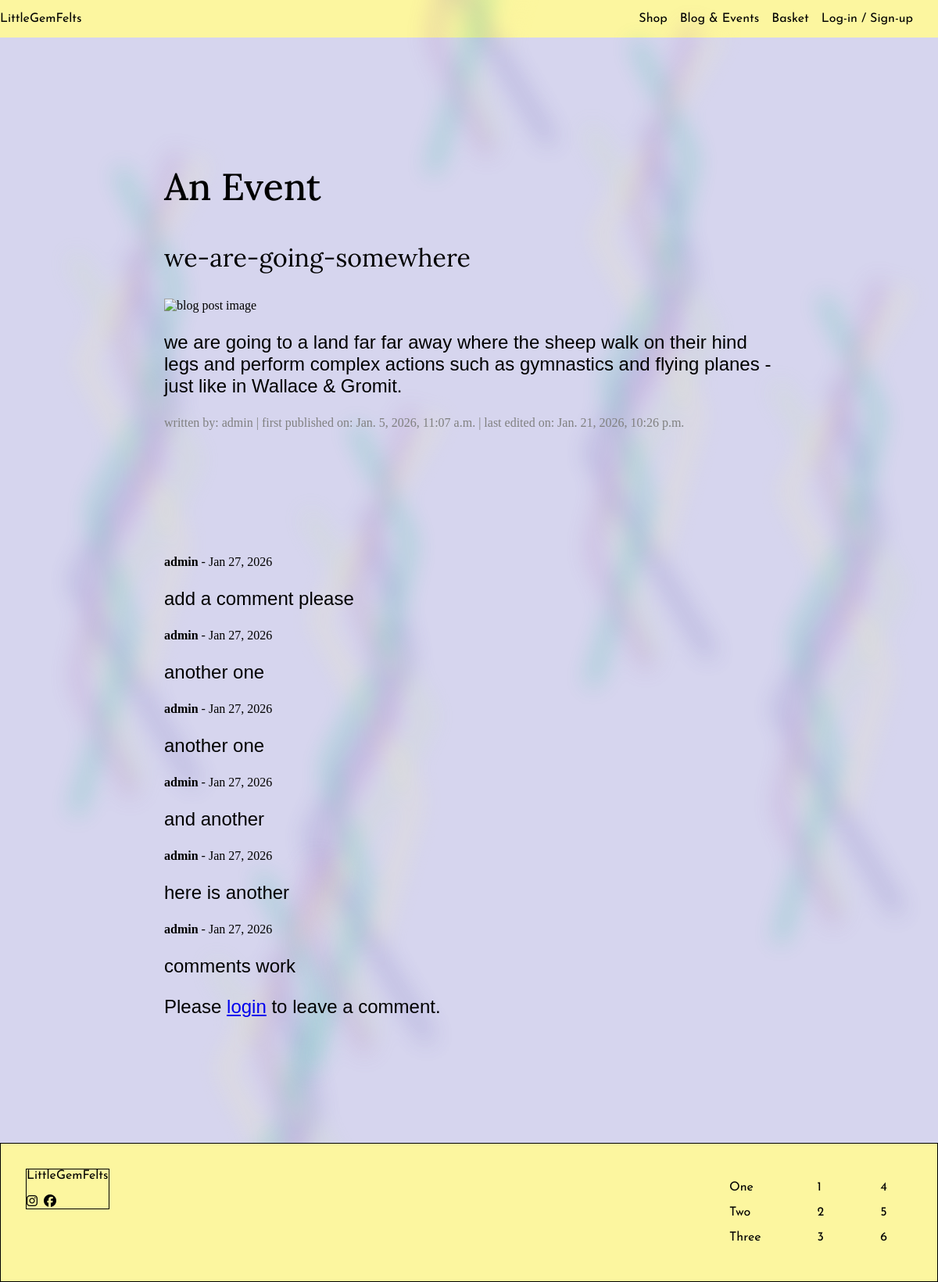
The app's page /blog/we-are-going-somewhere/, older data.
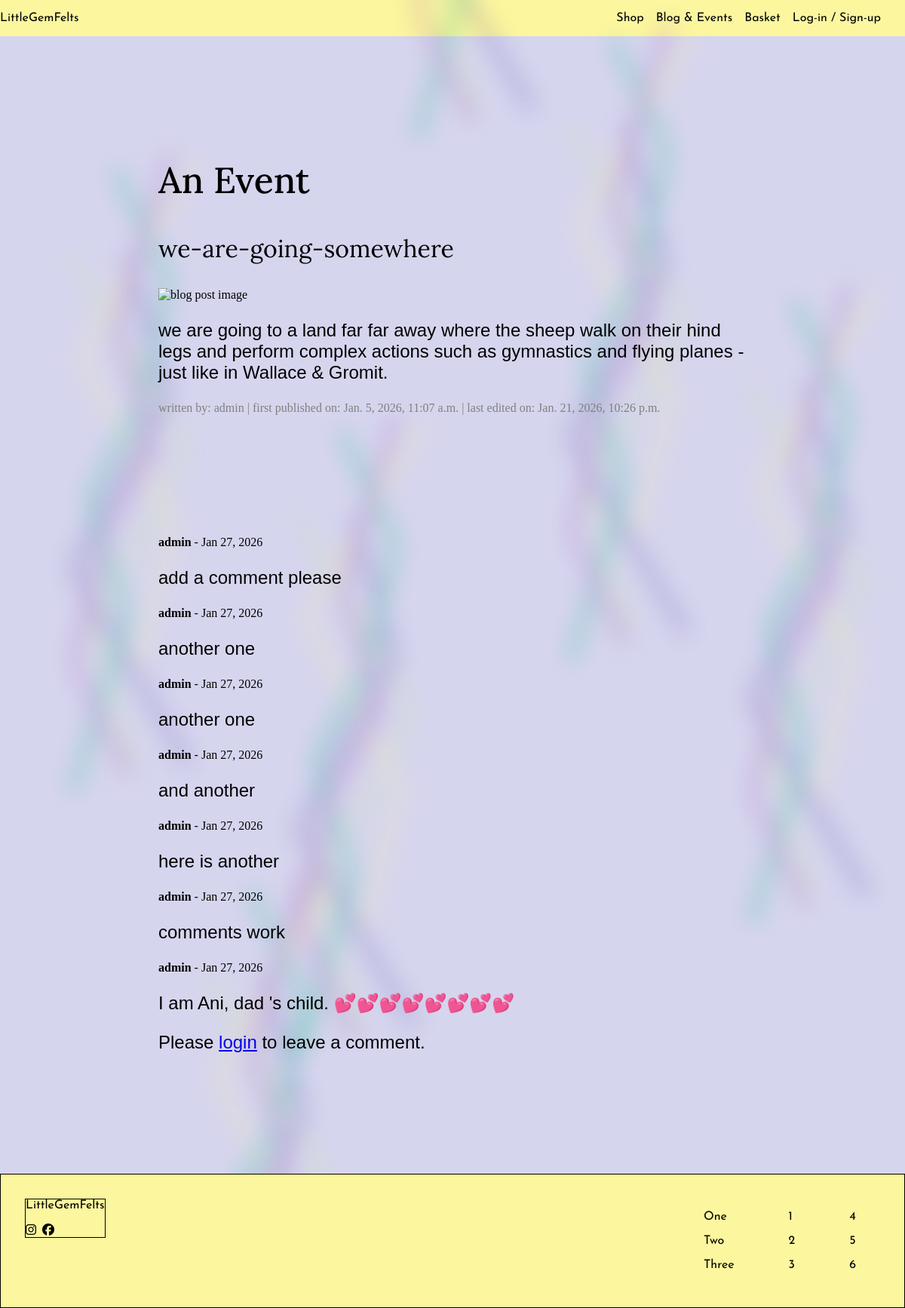
The same page, newer data.
### blog/models.py (models this page shows, shortened)
class Comment(models.Model):
    post = models.ForeignKey(Post, on_delete=models.CASCADE, related_name='comments')
    author = models.ForeignKey(User, on_delete=models.CASCADE, related_name='commenter')
    content = models.TextField()
    date_created = models.DateTimeField(auto_now_add=True)
    date_updated = models.DateTimeField(auto_now=True)
    class Meta:
        ordering = ['date_created']

### blog/views.py (the view)
# urls.py: path('<slug:slug>/', views.blog_details, name='blog_details'),
def blog_details(request, slug):
    post = get_object_or_404(Post, slug=slug, publish=True)
    comments = post.comments.all()
    comment_form = None
    if post.allow_comments:
        if request.user.is_authenticated:
            if request.method == "POST":
                comment_form = CommentForm(request.POST)
                if comment_form.is_valid():
                    comment = comment_form.save(commit=False)
                    comment.post = post
                    comment.author = request.user
                    comment.save()
                    return redirect('blog:blog_details', slug=slug)
            else:
                comment_form = CommentForm()
    context ={
        'post':post,
        'comments':comments,
        'comment_form':comment_form
    }
    return render(request, 'blog/blog.html', context)

### basket/contexts.py (called while the page is built, shortened)
def basket_contents(request):
    basket_items=[]
    product_count = 0
    total = Decimal('0.00')
    delivery = Decimal('0.00')
    basket = request.session.get('basket', {}) # needs to fetch the items from the basket when implemented
    grand_total = total + delivery
    return {
        'basket_items': basket_items,
        'product_count': product_count,
        'total': total.quantize(Decimal('0.01')),
        'delivery': delivery.quantize(Decimal('0.01')),
        'grand_total': grand_total.quantize(Decimal('0.01')),
    }

### blog/templates/blog/blog.html (shortened to what this page needs)
{% extends "layout.html" %}
{% load static %}
{% block extra_css %}
<link rel="stylesheet" href="{% static 'css/blog.css' %}">{% endblock extra_css %}
{% block content %}
<section class="blog-section">
  <div class="wa-grid wa-gap-l" style='--min-column-size:300px;'>
    <div class="title wa-span-grid">
      <h2>{{post.title}}</h2>
    </div>
    <div class="slug">
      <h3>{{post.slug}}</h3>
    </div>
    <div class="image">
      <img src="" alt="blog post image">
    </div>
    <div class="wa-span-grid text">
      <p>{{post.content}}</p>
    </div>
    <div class="date-edit-author">
      <span>written by: {{post.author}} | </span><span>first published on: {{post.date_created}} | </span><span>last edited on: {{post.date_updated}}</span>
    </div>
  </div>
</section>
<section class="comments-section">
  <div class="container">
    {% for comment in comments %}
        <div class="comment">
            <strong>{{ comment.author.username }}</strong>
            <span class="text-muted">- {{ comment.date_created|date:"M d, Y" }}</span>
            <p>{{ comment.content }}</p>
        </div>
    {% empty %}
        <p>No comments yet.</p>
    {% endfor %}
    <div class="mt-4">
        {% if post.allow_comments %}
            {% if user.is_authenticated %}
                <form method="post">
                    {% csrf_token %}
                    {{ comment_form.as_p }}
                    <button type="submit" class="btn btn-primary">Submit</button>
                </form>
            {% else %}
                <p>Please <a href="{% url 'account_login' %}">login</a> to leave a comment.</p>
            {% endif %}
        {% else %}
            <div class="alert alert-secondary">
                Comments are closed for this post.
            </div>
        {% endif %}
    </div>
</section>
{% endblock content %}

Row changes from the older to the newer data that the page shows:
added Comment: author.username "admin", date_created "Jan 27, 2026", content "I am Ani, dad 's child. 💕💕💕💕💕💕💕💕"
